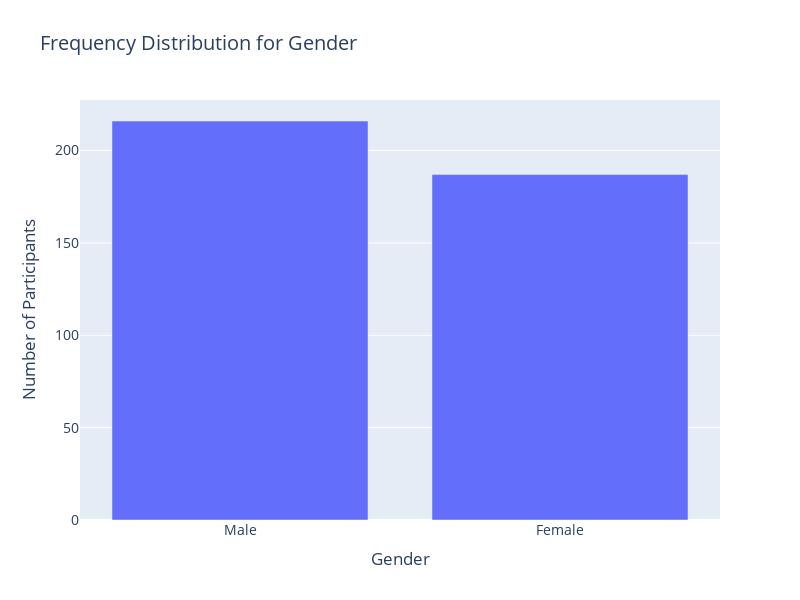
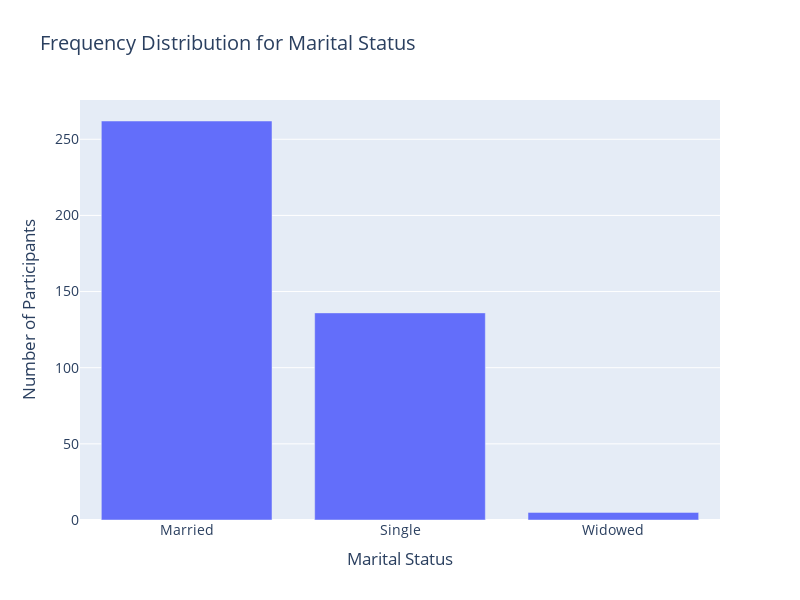
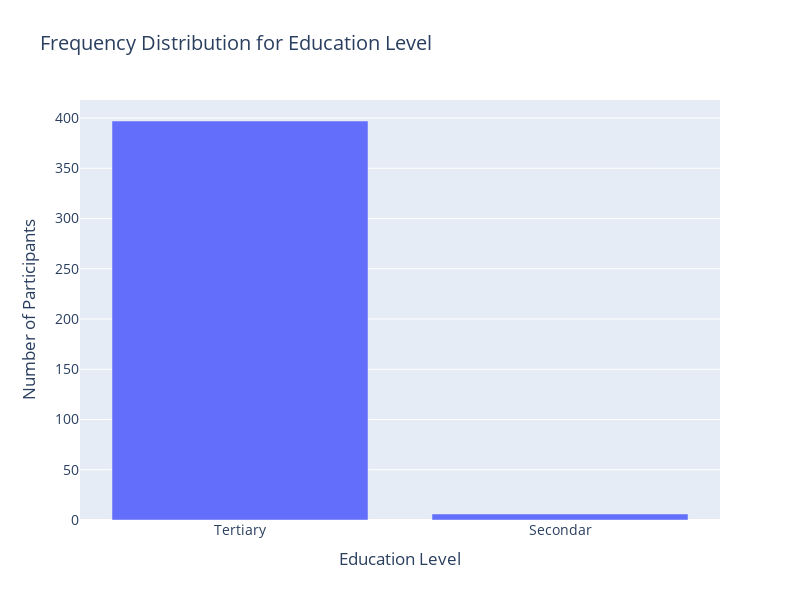
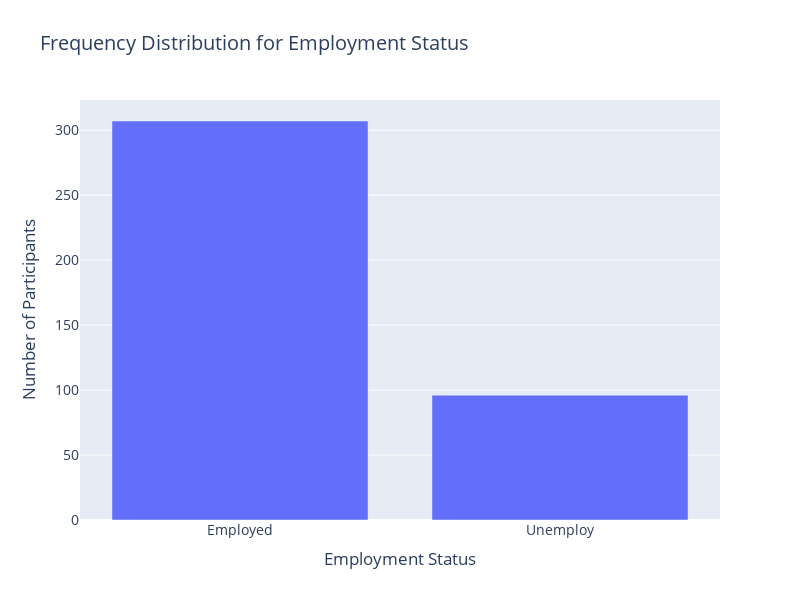

Source (notebook cell) for these figures, in order:
### Markdown cell above
# Descriptive & Diagnostic Metrics

### Code cell
import pandas as pd
import plotly.express as px

# Load data from CSV file
file_path = r"C:\catastrophic.csv"
df = pd.read_csv(file_path)

# Define a list of demographic columns to analyze
demographic_cols = [
    "Gender",
    "Marital Status",
    "Education Level",
    "Employment Status",
    "Religion",
    "Ethnic Group",
    "Geo Zone",
    "Children in Household?",
    "Older Person in Household?"
]

# Loop through each demographic column, create frequency table and plot
for col in demographic_cols:
    if col in df.columns:
        # Calculate frequency distribution
        freq_table = df[col].value_counts().reset_index()
        freq_table.columns = [col, "Count"]
        
        # Print the frequency table
        print(f"Frequency distribution for {col}:")
        print(freq_table, "\n")
        
        # Create an interactive bar chart using Plotly Express
        fig = px.bar(freq_table, x=col, y="Count", 
                     title=f"Frequency Distribution for {col}",
                     labels={col: col, "Count": "Number of Participants"})
        fig.update_layout(width=800, height=600, font=dict(size=14))
        fig.show()

### Figure 1 — Plotly figure (JSON) as saved in the notebook; plotly's stock layout.template omitted (floating-point values rounded to 4 significant figures)
{"data": [{"alignmentgroup": "True", "hovertemplate": "Gender=%{x}<br>Number of Participants=%{y}<extra></extra>", "legendgroup": "", "marker": {"color": "#636efa", "pattern": {"shape": ""}}, "name": "", "offsetgroup": "", "orientation": "v", "showlegend": false, "textposition": "auto", "type": "bar", "x": ["Male", "Female"], "xaxis": "x", "y": [216, 187], "yaxis": "y"}], "layout": {"barmode": "relative", "font": {"size": 14}, "height": 600, "legend": {"tracegroupgap": 0}, "title": {"text": "Frequency Distribution for Gender"}, "width": 800, "xaxis": {"anchor": "y", "autorange": true, "domain": [0, 1], "range": [-0.5, 1.5], "title": {"text": "Gender"}, "type": "category"}, "yaxis": {"anchor": "x", "autorange": true, "domain": [0, 1], "range": [0, 227.4], "title": {"text": "Number of Participants"}, "type": "linear"}}}

### Figure 2 — Plotly figure (JSON) as saved in the notebook; plotly's stock layout.template omitted (floating-point values rounded to 4 significant figures)
{"data": [{"alignmentgroup": "True", "hovertemplate": "Marital Status=%{x}<br>Number of Participants=%{y}<extra></extra>", "legendgroup": "", "marker": {"color": "#636efa", "pattern": {"shape": ""}}, "name": "", "offsetgroup": "", "orientation": "v", "showlegend": false, "textposition": "auto", "type": "bar", "x": ["Married", "Single", "Widowed"], "xaxis": "x", "y": [262, 136, 5], "yaxis": "y"}], "layout": {"barmode": "relative", "font": {"size": 14}, "height": 600, "legend": {"tracegroupgap": 0}, "title": {"text": "Frequency Distribution for Marital Status"}, "width": 800, "xaxis": {"anchor": "y", "autorange": true, "domain": [0, 1], "range": [-0.5, 2.5], "title": {"text": "Marital Status"}, "type": "category"}, "yaxis": {"anchor": "x", "autorange": true, "domain": [0, 1], "range": [0, 275.8], "title": {"text": "Number of Participants"}, "type": "linear"}}}

### Figure 3 — Plotly figure (JSON) as saved in the notebook; plotly's stock layout.template omitted (floating-point values rounded to 4 significant figures)
{"data": [{"alignmentgroup": "True", "hovertemplate": "Education Level=%{x}<br>Number of Participants=%{y}<extra></extra>", "legendgroup": "", "marker": {"color": "#636efa", "pattern": {"shape": ""}}, "name": "", "offsetgroup": "", "orientation": "v", "showlegend": false, "textposition": "auto", "type": "bar", "x": ["Tertiary", "Secondar"], "xaxis": "x", "y": [397, 6], "yaxis": "y"}], "layout": {"barmode": "relative", "font": {"size": 14}, "height": 600, "legend": {"tracegroupgap": 0}, "title": {"text": "Frequency Distribution for Education Level"}, "width": 800, "xaxis": {"anchor": "y", "autorange": true, "domain": [0, 1], "range": [-0.5, 1.5], "title": {"text": "Education Level"}, "type": "category"}, "yaxis": {"anchor": "x", "autorange": true, "domain": [0, 1], "range": [0, 417.9], "title": {"text": "Number of Participants"}, "type": "linear"}}}

### Figure 4 — Plotly figure (JSON) as saved in the notebook; plotly's stock layout.template omitted (floating-point values rounded to 4 significant figures)
{"data": [{"alignmentgroup": "True", "hovertemplate": "Employment Status=%{x}<br>Number of Participants=%{y}<extra></extra>", "legendgroup": "", "marker": {"color": "#636efa", "pattern": {"shape": ""}}, "name": "", "offsetgroup": "", "orientation": "v", "showlegend": false, "textposition": "auto", "type": "bar", "x": ["Employed", "Unemploy"], "xaxis": "x", "y": [307, 96], "yaxis": "y"}], "layout": {"barmode": "relative", "font": {"size": 14}, "height": 600, "legend": {"tracegroupgap": 0}, "title": {"text": "Frequency Distribution for Employment Status"}, "width": 800, "xaxis": {"anchor": "y", "autorange": true, "domain": [0, 1], "range": [-0.5, 1.5], "title": {"text": "Employment Status"}, "type": "category"}, "yaxis": {"anchor": "x", "autorange": true, "domain": [0, 1], "range": [0, 323.2], "title": {"text": "Number of Participants"}, "type": "linear"}}}
